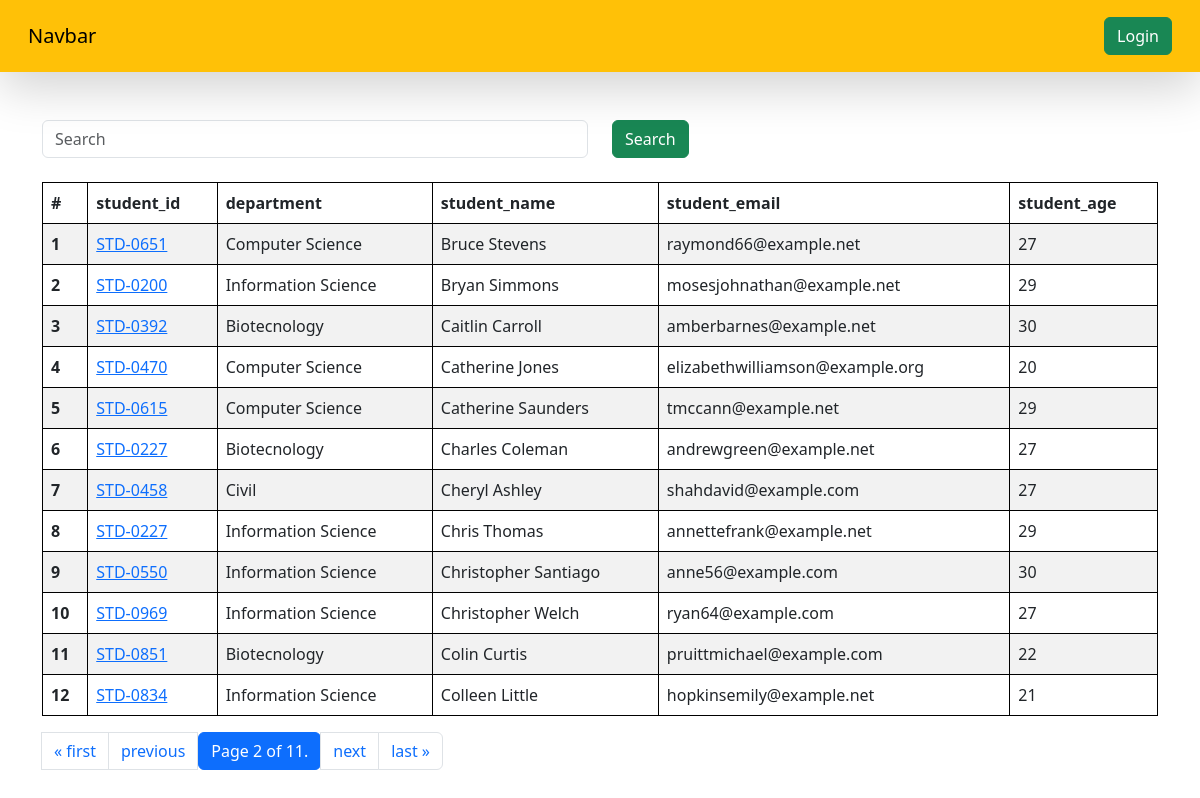
Screenshot of /students/?page=2 with the database file from the repository.
### vege/models.py (models this page shows, shortened)
class Student(models.Model):
    department = models.ForeignKey(Department ,related_name="depart",on_delete=models.CASCADE)
    student_id = models.OneToOneField(StudentID,related_name="studentid",on_delete=models.CASCADE)
    student_name = models.CharField(max_length=100)
    student_email = models.EmailField(unique=True)
    student_age =models.IntegerField(default=18)
    student_address = models.TextField()
    class Meta:
        ordering = ['student_name']
        verbose_name = 'student'

class StudentID(models.Model):
    student_id = models.CharField(max_length=100)
    def __str__(self) -> str:
        return self.student_id

class Department(models.Model):
    department = models.CharField(max_length=100)
    class Meta:
        ordering = ['department']

### vege/views.py (the view, shortened to what this page needs)
# urls.py: path('students/',get_students,name='get_students'),
def get_students(request):
    queryset = Student.objects.all()
    ranks = Student.objects.annotate(marks= Sum('studentmarks__marks')).order_by('-marks','-student_age')
    for rank in ranks:
        print(rank.marks)
    paginator = Paginator(queryset, 12)  # Show 25 contacts per page.
    page_number = request.GET.get("page",1)
    page_obj = paginator.get_page(page_number)
    print(page_obj)
    return render(request,'report/students.html',{'queryset':page_obj})

### vege/templates/report/students.html (shortened to what this page needs)
{% extends "base.html" %}
{% block content %}
<div class="container mt-5">
    <form class="mb-4">
      <div class="row">
        <div class="col-md-6">
          <input name="search" placeholder="Search" class="form-control">
        </div>
        <div class="col-md-6">
          <button class="btn btn-success">Search</button>
        </div>
      </div>
    </form>
    <table class="table table-striped">
        <thead>
          <tr>
            <th scope="col">#</th>
            <th scope="col">student_id</th>
            <th scope="col">department</th>
            <th scope="col">student_name</th>
            <th scope="col">student_email</th>
            <th scope="col">student_age</th>
          </tr>
        </thead>
        <tbody>
            {% for student in queryset %}
          <tr>
            <th scope="row">{{forloop.counter}}</th>
            <td><a href="{% url 'see_marks' student.student_id %}">{{student.student_id}}</a>
                  </td>
            <td>{{student.department.department}}</td>
            <td>{{student.student_name}}</td>
            <td>{{student.student_email}}</td>
            <td>{{student.student_age}}</td>
          </tr>
          {% endfor %}
        </tbody>
      </table>
      <div class="pagination">
            {% if queryset.has_previous %}
            <li class="page-item"><a class="page-link" href="?page=1">&laquo; first</a></li>
            <li class="page-item"><a class="page-link" href="?page={{ queryset.previous_page_number }}">previous</a></li>
              {% endif %}
          <button class="btn btn-primary">
            <span class="current">
                Page {{ queryset.number }} of {{ queryset.paginator.num_pages }}.
            </span>
          </button>
            {% if queryset.has_next %}
            <li class="page-item"><a class="page-link" href="?page={{ queryset.next_page_number }}">next</a></li>
            <li class="page-item"><a class="page-link" href="?page={{ queryset.paginator.num_pages }}">last &raquo;</a></li>
            {% endif %}
    </div>
</div>
{% endblock %}

### firstapp/templates/base.html (style rules this page uses)
table, th, td { border:1px solid black; }

### rows the page displays
Student: student_id "STD-0651", department.department "Computer Science", student_name "Bruce Stevens", student_email "raymond66@example.net", student_age "27"
Student: student_id "STD-0200", department.department "Information Science", student_name "Bryan Simmons", student_email "mosesjohnathan@example.net", student_age "29"
Student: student_id "STD-0392", department.department "Biotecnology", student_name "Caitlin Carroll", student_email "amberbarnes@example.net", student_age "30"
Student: student_id "STD-0470", department.department "Computer Science", student_name "Catherine Jones", student_email "elizabethwilliamson@example.org", student_age "20"
Student: student_id "STD-0615", department.department "Computer Science", student_name "Catherine Saunders", student_email "tmccann@example.net", student_age "29"
Student: student_id "STD-0227", department.department "Biotecnology", student_name "Charles Coleman", student_email "andrewgreen@example.net", student_age "27"
Student: student_id "STD-0458", department.department "Civil", student_name "Cheryl Ashley", student_email "shahdavid@example.com", student_age "27"
Student: student_id "STD-0227", department.department "Information Science", student_name "Chris Thomas", student_email "annettefrank@example.net", student_age "29"
Student: student_id "STD-0550", department.department "Information Science", student_name "Christopher Santiago", student_email "anne56@example.com", student_age "30"
Student: student_id "STD-0969", department.department "Information Science", student_name "Christopher Welch", student_email "ryan64@example.com", student_age "27"
Student: student_id "STD-0851", department.department "Biotecnology", student_name "Colin Curtis", student_email "pruittmichael@example.com", student_age "22"
Student: student_id "STD-0834", department.department "Information Science", student_name "Colleen Little", student_email "hopkinsemily@example.net", student_age "21"

### other values shown
{{ queryset.number }} "2"
{{ queryset.paginator.num_pages }} "11"
